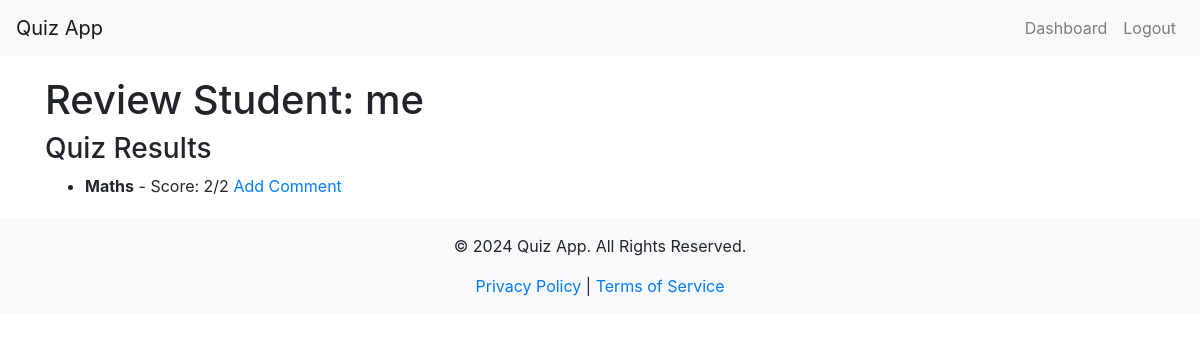
/admin/review_student/3 (signed in), run on the app's committed database.
### app/models.py (models this page shows, shortened)
class User(db.Model, UserMixin):
    id = db.Column(db.Integer, primary_key=True)
    username = db.Column(db.String(64), unique=True, nullable=False)
    email = db.Column(db.String(120), unique=True, nullable=False)
    password_hash = db.Column(db.String(128), nullable=False)
    role = db.Column(db.String(64), nullable=False)
    questions = db.relationship('Question', backref='author', lazy=True)
    quiz_results = db.relationship('QuizResult', backref='user', lazy=True)

class QuizResult(db.Model):
    id = db.Column(db.Integer, primary_key=True)
    user_id = db.Column(db.Integer, db.ForeignKey('user.id'), nullable=False)
    quiz_set_id = db.Column(db.Integer, db.ForeignKey('quiz_set.id'), nullable=False)
    score = db.Column(db.Integer, nullable=False)
    date_taken = db.Column(db.DateTime, default=datetime.utcnow)
    quiz_set = db.relationship('QuizSet', backref='results')  # Keep this backref

class QuizSet(db.Model):
    id = db.Column(db.Integer, primary_key=True)
    title = db.Column(db.String(128), nullable=False)
    questions = db.relationship('Question', backref='quiz_set', lazy=True)
    quiz_results = db.relationship('QuizResult', backref='related_quiz_set', lazy=True)  # Renamed backref

### app/routes.py (the view)
@main_bp.route('/admin/review_student/<int:student_id>')
@login_required
def review_student(student_id):
    if current_user.role != 'admin':
        return redirect(url_for('main.login'))
    student = User.query.get_or_404(student_id)
    quiz_results = QuizResult.query.filter_by(user_id=student.id).all()
    return render_template('review_student.html', student=student, quiz_results=quiz_results)

### app/__init__.py (called while the page is built)
@login_manager.user_loader
def load_user(user_id):
    from app.models import User
    return User.query.get(int(user_id))

### app/templates/review_student.html (shortened to what this page needs)
{% extends "layout.html" %}
{% block content %}
<h1>Review Student: {{ student.username }}</h1>
<h3>Quiz Results</h3>
<ul>
    {% for result in quiz_results %}
    <li>
        <strong>{{ result.quiz_set.title }}</strong> - Score: {{ result.score }}/{{ result.quiz_set.questions|length }}
        <a href="{{ url_for('main.review_question', result_id=result.id) }}">Add Comment</a>
    </li>
    {% endfor %}
</ul>
{% endblock %}

### data on the page
User: username "me"
QuizResult: quiz_set "Maths", score "2", quiz_set.questions|length "2"
